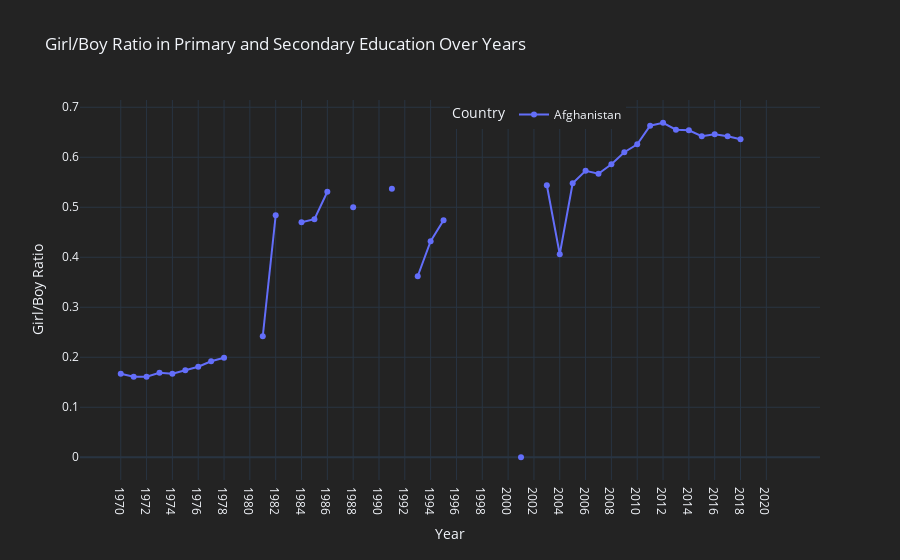

The notebook cell saved with this chart:
### Code cell
import plotly.express as px
import pandas as pd

# Choose the countries you want to include
selected_countries = ['Afghanistan']  # Add more countries as needed

# Filter the DataFrame for selected countries
selected_data = df[df['country'].isin(selected_countries)]

# Create an interactive line plot using Plotly Express
fig = px.line(selected_data.melt(id_vars=['country'], var_name='Year', value_name='Girl/Boy Ratio'),
              x='Year', y='Girl/Boy Ratio', color='country', line_group='country',
              markers=True, line_dash='country', title='Girl/Boy Ratio in Primary and Secondary Education Over Years',
              labels={'Girl/Boy Ratio': 'Girl/Boy Ratio', 'Year': 'Year', 'country': 'Country'},
              template='plotly_dark')  # Use a dark template for a visually appealing look

# Customize the layout
fig.update_layout(xaxis_title='Year', yaxis_title='Girl/Boy Ratio',
                  legend=dict(title='Country', orientation='h', y=1, x=0.5),
                  hovermode='x', hoverlabel=dict(bgcolor='white', font_size=12),
                  plot_bgcolor='#232323', paper_bgcolor='#232323')  # Set background colors

# Show the interactive plot
fig.show()

### Figure 1 — Plotly figure (JSON) as saved in the notebook; plotly's stock layout.template omitted (floating-point values rounded to 4 significant figures)
{"data": [{"hovertemplate": "Country=Afghanistan<br>Year=%{x}<br>Girl/Boy Ratio=%{y}<extra></extra>", "legendgroup": "Afghanistan", "line": {"color": "#636efa", "dash": "solid"}, "marker": {"symbol": "circle"}, "mode": "lines+markers", "name": "Afghanistan", "orientation": "v", "showlegend": true, "type": "scatter", "x": ["1970", "1971", "1972", "1973", "1974", "1975", "1976", "1977", "1978", "1979", "1980", "1981", "1982", "1983", "1984", "1985", "1986", "1987", "1988", "1989", "1990", "1991", "1992", "1993", "1994", "1995", "1996", "1997", "1998", "1999", "2000", "2001", "2002", "2003", "2004", "2005", "2006", "2007", "2008", "2009", "2010", "2011", "2012", "2013", "2014", "2015", "2016", "2017", "2018", "2019", "2020", "2021"], "xaxis": "x", "y": [0.167, 0.161, 0.161, 0.169, 0.167, 0.174, 0.181, 0.192, 0.199, null, null, 0.242, 0.484, null, 0.47, 0.476, 0.531, null, 0.5, null, null, 0.537, null, 0.362, 0.432, 0.474, null, null, null, null, null, 0, null, 0.544, 0.406, 0.548, 0.573, 0.567, 0.586, 0.61, 0.626, 0.663, 0.669, 0.655, 0.654, 0.642, 0.646, 0.642, 0.636, null, null, null], "yaxis": "y"}], "layout": {"hoverlabel": {"bgcolor": "white", "font": {"size": 12}}, "hovermode": "x", "legend": {"orientation": "h", "title": {"text": "Country"}, "tracegroupgap": 0, "x": 0.5, "y": 1}, "paper_bgcolor": "#232323", "plot_bgcolor": "#232323", "title": {"text": "Girl/Boy Ratio in Primary and Secondary Education Over Years"}, "xaxis": {"anchor": "y", "domain": [0, 1], "title": {"text": "Year"}}, "yaxis": {"anchor": "x", "domain": [0, 1], "title": {"text": "Girl/Boy Ratio"}}}}
